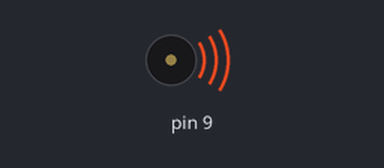
The sketch below on a simulated Arduino Uno, built with avr-gcc and run on an emulated ATmega328P. On the bench: buzzer (waves = sounding).

Above: at 0.1 s.
Timing chart, 0 to 40.0 s (numbered marks = the images above):
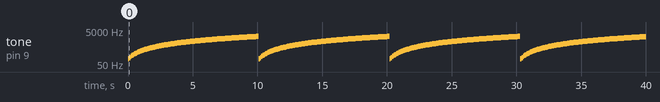

Measured:
- by itself, tone on pin 9: plays 100 Hz for 0.10 s, 120 Hz for 0.10 s, 140 Hz for 0.10 s, 160 Hz for 0.10 s, 180 Hz for 0.10 s, 200 Hz for 0.10 s … (400 notes in this stretch)

The sketch:

ToneGenreater.ino
```cpp
unsigned int f=100;

void setup() {
  // put your setup code here, to run once:
  Serial.begin(9600);
  tone(9,f);
}

void loop() {
  // put your main code here, to run repeatedly:
    while (Serial.available() > 0) {

      f=(unsigned int)Serial.read();
    }

      for(int i=0;i<=100;i++){
        noTone(9);
        tone(9,f+i*20);
        delay(100);
      }
}
```
